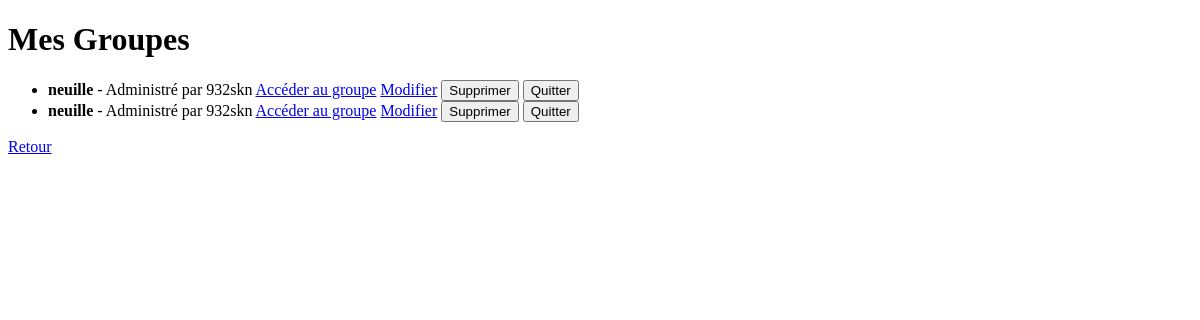
/groups (signed in), run on an earlier commit of the app's database.
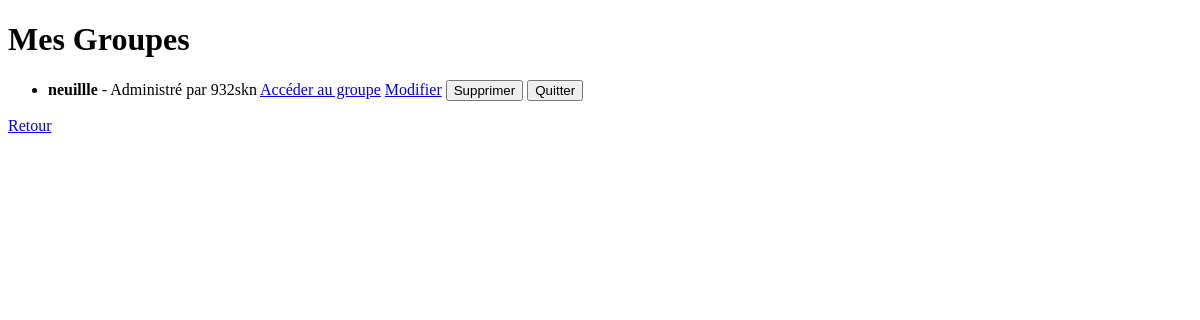
And on a later commit of the database.
### models.py (models this page shows)
class Group(db.Model):
    id = db.Column(db.Integer, primary_key=True)
    name = db.Column(db.String(100), nullable=False)
    admin_id = db.Column(db.Integer, db.ForeignKey('user.id'), nullable=False)
    admin = db.relationship('User', foreign_keys=[admin_id])

class User(UserMixin, db.Model):
    id = db.Column(db.Integer, primary_key=True)
    username = db.Column(db.String(150), unique=True, nullable=False)
    password = db.Column(db.String(150), nullable=False)

### app.py (the view)
@app.route('/groups', methods=['GET'])
@login_required
def groups():
    groups = Group.query.join(GroupMember).filter(GroupMember.user_id == current_user.id).all()
    return render_template('groups.html', groups=groups, user=current_user)

### app.py (called while the page is built)
@login_manager.user_loader
def load_user(user_id):
    return db.session.get(User, int(user_id))  # Correctif pour éviter LegacyAPIWarning

### templates/groups.html (shortened to what this page needs)
<!DOCTYPE html>
<html lang="en">
<head>
</head>
<body>
    <h1>Mes Groupes</h1>
    <ul>
        {% for group in groups %}
            <li>
                <strong>{{ group.name }}</strong> - Administré par {{ group.admin.username }}
                <a href="{{ url_for('group_chat', group_id=group.id) }}">Accéder au groupe</a>
                {% if group.admin_id == user.id %}
                    <a href="{{ url_for('edit_group', group_id=group.id) }}">Modifier</a>
                    <form method="POST" action="{{ url_for('delete_group', group_id=group.id) }}" style="display:inline;">
                        <button type="submit" onclick="return confirm('Voulez-vous vraiment supprimer ce groupe ?')">Supprimer</button>
                    </form>
                {% endif %}
                <form method="POST" action="{{ url_for('leave_group', group_id=group.id) }}" style="display:inline;">
                    <button type="submit" onclick="return confirm('Voulez-vous vraiment quitter ce groupe ?')">Quitter</button>
                </form>
            </li>
        {% endfor %}
    </ul>
    <a href="{{ url_for('index') }}">Retour</a>
</body>
</html>

What changed in the data, as far as the page shows it:
removed Group: name "neuille", admin.username "932skn"
changed Group "932skn": name "neuille" → "neuillle"
